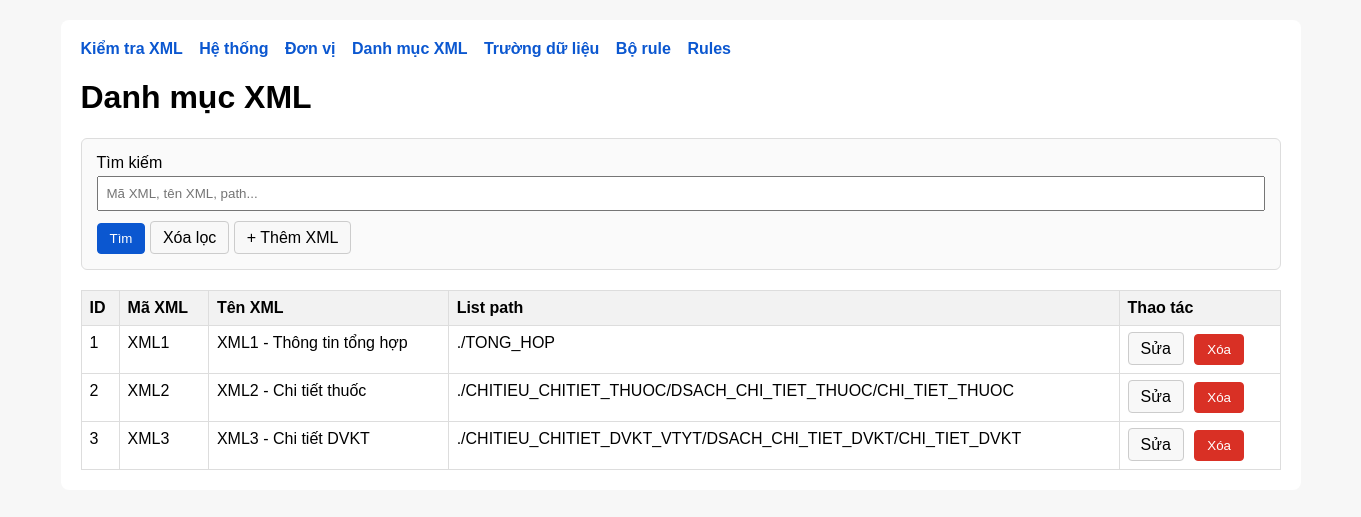
The page /xmls/ on the database as committed earlier.
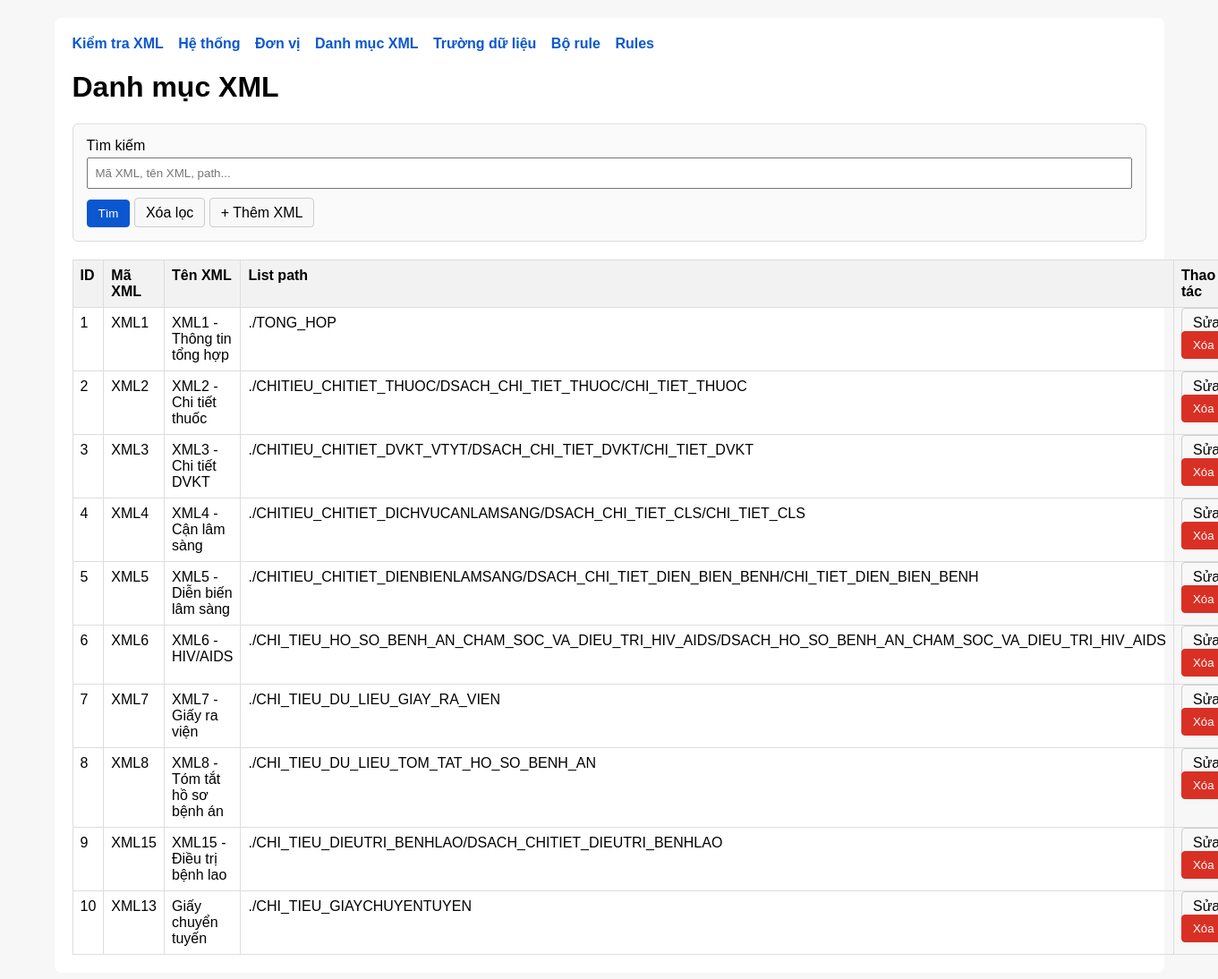
The same page on the database as committed later.
### models/xml_model.py (models this page shows, shortened)
class DanhMucXml(db.Model):
    __tablename__ = "danh_muc_xml"
    id = db.Column(db.Integer, primary_key=True)
    ma_xml = db.Column(db.String(50), nullable=False, unique=True)   # XML1, XML2, XML3
    ten_xml = db.Column(db.String(255), nullable=False)
    list_path = db.Column(db.String(500), nullable=False)            # path tính từ NOIDUNGFILE

### routes/xml_routes.py (the view, shortened to what this page needs)
@xml_bp.route("/", methods=["GET"])
def list_xmls():
    keyword = (request.args.get("keyword") or "").strip()
    query = DanhMucXml.query
    xmls = query.order_by(DanhMucXml.id.asc()).all()
    return render_template("xmls.html", xmls=xmls, keyword=keyword)

### templates/xmls.html (shortened to what this page needs)
{% extends "base.html" %}
{% block content %}
<h1>Danh mục XML</h1>
<div class="filter-box">
    <form method="GET">
        <div class="row">
            <div class="col">
                <label>Tìm kiếm</label>
                <input type="text" name="keyword" value="{{ keyword }}" placeholder="Mã XML, tên XML, path...">
            </div>
        </div>
        <button type="submit" class="btn btn-primary">Tìm</button>
        <a href="/xmls" class="btn">Xóa lọc</a>
        <a href="/xmls/create" class="btn">+ Thêm XML</a>
    </form>
</div>
<table>
    <thead>
        <tr>
            <th>ID</th>
            <th>Mã XML</th>
            <th>Tên XML</th>
            <th>List path</th>
            <th>Thao tác</th>
        </tr>
    </thead>
    <tbody>
        {% for x in xmls %}
        <tr>
            <td>{{ x.id }}</td>
            <td>{{ x.ma_xml }}</td>
            <td>{{ x.ten_xml }}</td>
            <td>{{ x.list_path }}</td>
            <td class="actions">
                <a class="btn" href="/xmls/{{ x.id }}/edit">Sửa</a>
                <form class="inline" method="POST" action="/xmls/{{ x.id }}/delete" onsubmit="return confirm('Xóa XML này?');">
                    <button class="btn btn-danger" type="submit">Xóa</button>
                </form>
            </td>
        </tr>
        {% endfor %}
    </tbody>
</table>
{% endblock %}

### templates/base.html (shortened to what this page needs)
<!DOCTYPE html>
<html lang="vi">
<head>
</head>
<body>
<div class="container">
    <nav>
        <a href="/">Kiểm tra XML</a>
        <a href="/systems">Hệ thống</a>
        <a href="/units">Đơn vị</a>
        <a href="/xmls">Danh mục XML</a>
        <a href="/fields">Trường dữ liệu</a>
        <a href="/rule-sets">Bộ rule</a>
        <a href="/rules">Rules</a>
    </nav>
    {% block content %}{% endblock %}
</div>
</body>
</html>

### templates/base.html (style rules this page uses)
body { font-family: Arial, sans-serif; margin: 20px; background: #f7f7f7; }
.container { max-width: 1200px; margin: auto; background: white; padding: 20px; border-radius: 8px; }
nav { margin-bottom: 20px; }
nav a { margin-right: 12px; text-decoration: none; color: #0b57d0; font-weight: bold; }
table { width: 100%; border-collapse: collapse; margin-top: 12px; }
table, th, td { border: 1px solid #ddd; }
th, td { padding: 8px; text-align: left; vertical-align: top; }
th { background: #f2f2f2; }
.actions a, .actions button { margin-right: 6px; }
.btn, button { padding: 7px 12px; border: 1px solid #ccc; background: #f8f8f8; cursor: pointer; border-radius: 4px; text-decoration: none; color: black; }
.btn-primary { background: #0b57d0; color: white; border-color: #0b57d0; }
.btn-danger { background: #d93025; color: white; border-color: #d93025; }
form.inline { display: inline; }
.filter-box, .form-box { border: 1px solid #ddd; padding: 15px; background: #fafafa; border-radius: 6px; margin-bottom: 20px; }
input[type="text"], select, textarea { width: 100%; padding: 8px; margin-top: 4px; margin-bottom: 12px; box-sizing: border-box; }
.row { display: flex; gap: 20px; }
.col { flex: 1; }

Rows that differ between the two databases and show on the page:
added DanhMucXml: id "4", ma_xml "XML4", ten_xml "XML4 - Cận lâm sàng", list_path "./CHITIEU_CHITIET_DICHVUCANLAMSANG/DSACH_CHI_TIET_CLS/CHI_TIET_CLS"
added DanhMucXml: id "5", ma_xml "XML5", ten_xml "XML5 - Diễn biến lâm sàng", list_path "./CHITIEU_CHITIET_DIENBIENLAMSANG/DSACH_CHI_TIET_DIEN_BIEN_BENH/CHI_TIET_DIEN_BIEN_BENH"
added DanhMucXml: id "6", ma_xml "XML6", ten_xml "XML6 - HIV/AIDS", list_path "./CHI_TIEU_HO_SO_BENH_AN_CHAM_SOC_VA_DIEU_TRI_HIV_AIDS/DSACH_HO_SO_BENH_AN_CHAM_SOC_VA_DIEU_TRI_HIV_AIDS"
added DanhMucXml: id "7", ma_xml "XML7", ten_xml "XML7 - Giấy ra viện", list_path "./CHI_TIEU_DU_LIEU_GIAY_RA_VIEN"
added DanhMucXml: id "8", ma_xml "XML8", ten_xml "XML8 - Tóm tắt hồ sơ bệnh án", list_path "./CHI_TIEU_DU_LIEU_TOM_TAT_HO_SO_BENH_AN"
added DanhMucXml: id "9", ma_xml "XML15", ten_xml "XML15 - Điều trị bệnh lao", list_path "./CHI_TIEU_DIEUTRI_BENHLAO/DSACH_CHITIET_DIEUTRI_BENHLAO"
added DanhMucXml: id "10", ma_xml "XML13", ten_xml "Giấy chuyển tuyến", list_path "./CHI_TIEU_GIAYCHUYENTUYEN"
